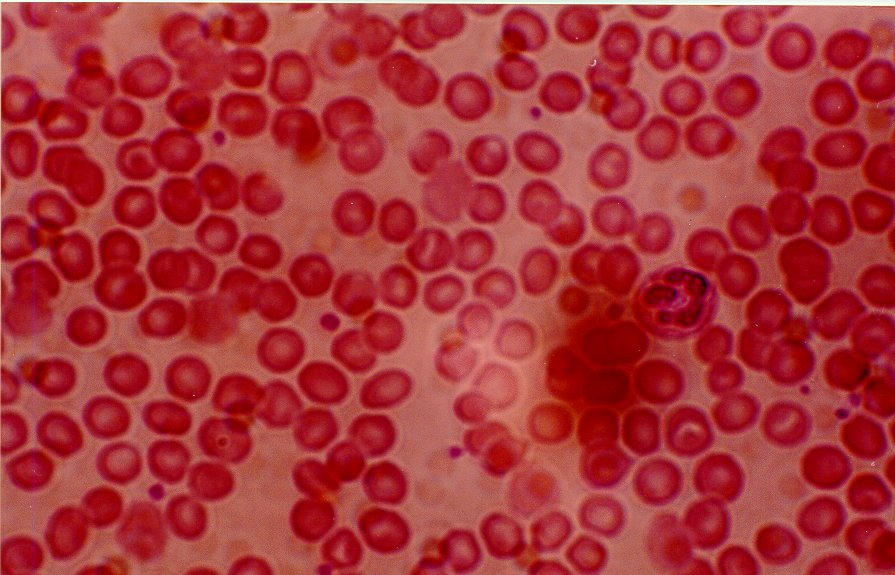
#> input picture vezbe/01-cv-basics/images/bloodcells.jpg, 895 x 575 px
$ python bloodcells_SW18.py   (older library calls are emulated)
#> lines starting #> are read from the running program, lines starting #| are printed output that depends on the picture; after the words box and inside, x2 and y2 are one past the last pixel; in counts of white or black regions, pixels touching at a corner belong together
# -*- coding: utf-8 -*-
"""
Created on Tue Nov  1 23:24:54 2016

@author: Sebastijan Stevanovic      SW 18/2013
"""


import matplotlib.pyplot as plt
import numpy as np
from skimage.io import imread
from skimage.color import rgb2gray
from skimage.filters.rank import threshold
from skimage.morphology import opening,disk
from scipy.ndimage import binary_fill_holes
from skimage.measure import label, regionprops

def draw_regions(regs, img_size):
    img_r = np.ndarray((img_size[0], img_size[1]), dtype='float32')
    for reg in regs:
        coords = reg.coords
        for coord in coords:
            img_r[coord[0], coord[1]] = 1.
    return img_r

if __name__ == '__main__':
    img = imread('../../images/bloodcells.jpg')
#> img is the input picture: shape (575, 895, 3); mean R, G, B 169.6, 51.9, 56.5
    img_gray = rgb2gray(img)
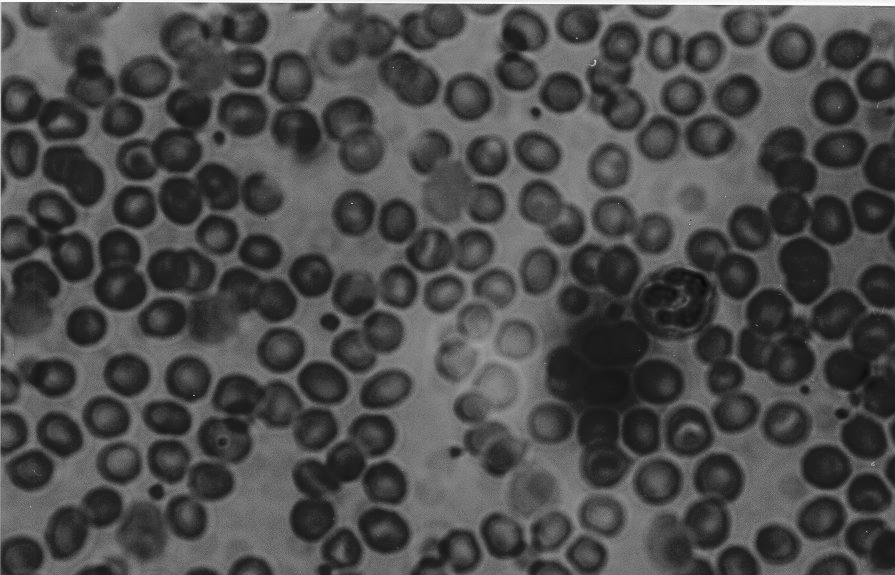
#> img_gray: shape (575, 895) float64; min 0.032, max 0.997, mean 0.303

    #lokalni threshold
    local_size = np.ones((11, 11), dtype='uint8')
    img_tr = threshold(1-img_gray, local_size)
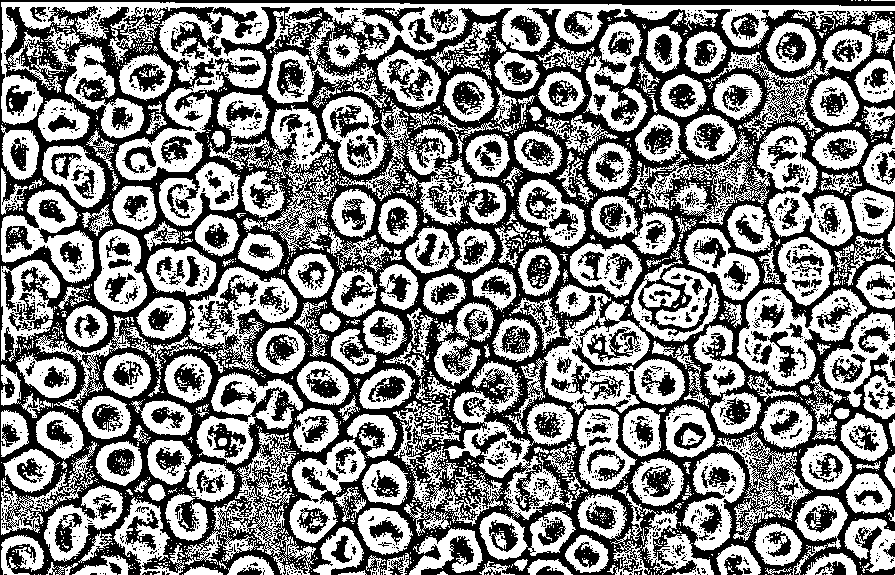
#> img_tr: shape (575, 895); values 0 (black) and 1 (white), 52.1% white; 2148 black regions (1879 under 20 px), largest, box (x1, y1, x2, y2) and area: (0, 0, 895, 575) 181830, (171, 21, 222, 59) 771, (587, 327, 641, 362) 708

    #opening
    img_tr_op = opening(img_tr, selem=disk(3))
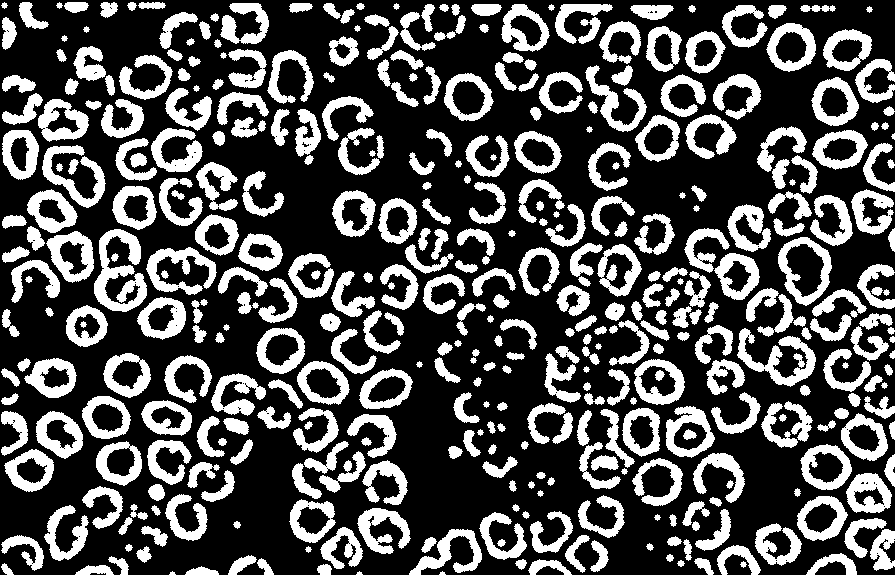
#> img_tr_op: shape (575, 895); values 0 (black) and 1 (white), 31.4% white; 416 white regions (4 under 20 px), largest, box (x1, y1, x2, y2) and area: (94, 229, 147, 312) 2129, (737, 328, 816, 387) 1574, (146, 247, 217, 295) 1434

    #punjenje krugova
    img_filled = binary_fill_holes(img_tr_op)
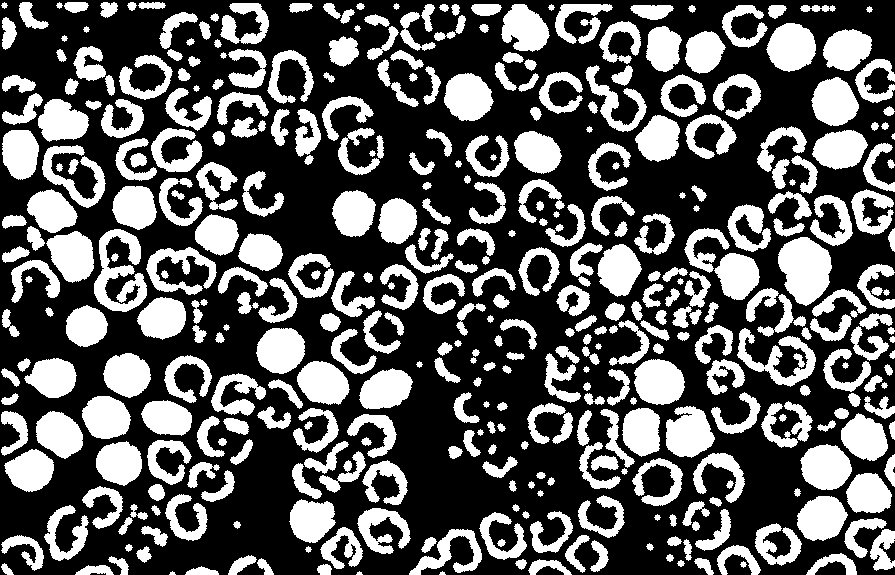
#> img_filled: shape (575, 895) bool; 36% white; 413 white regions (4 under 20 px)

    #izdvajamo/obelezavamo regione
    labeled_img = label(img_filled)
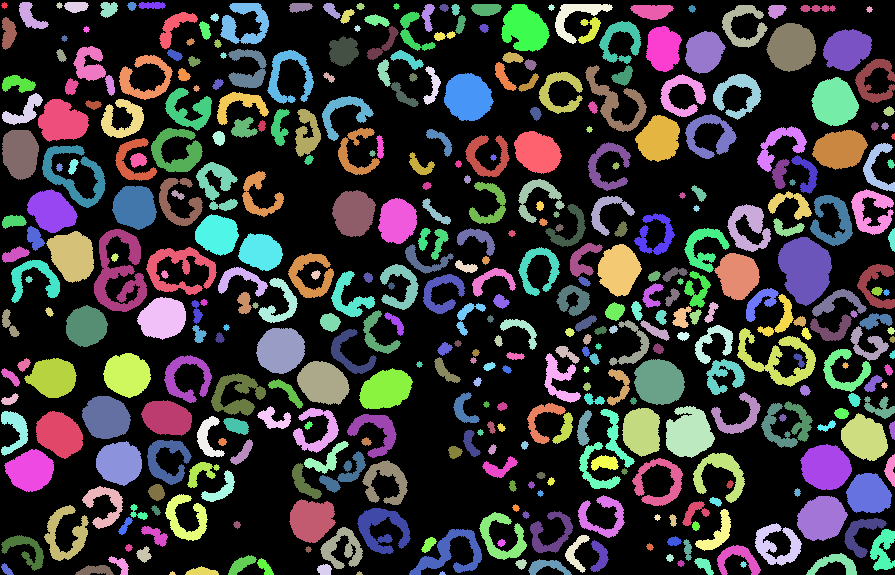
#> labeled_img: shape (575, 895) int32; 414 distinct labels, from 0 to 413; one colour per label, 0 black
    regions = regionprops(labeled_img)
#> regions = 413 regions; largest, box (x1, y1, x2, y2) and area: (778, 237, 832, 306) 2638, (94, 229, 147, 312) 2130, (666, 406, 715, 458) 1838, (634, 359, 685, 405) 1834, (766, 23, 816, 72) 1825

    #sa histograma mozemo zakljuciti da regioni koji imaju
    #povrsinu vecu od otprilike 270 predstavljaju crvena krvna zrnca
    ratios = []
    for region in regions:
        ratios.append(region.area)
#> after the loop, ratios = 413 values, max 2638 at index 168, min 18 at index 107, mean 448.4
    n, bins, patches = plt.hist(ratios, bins=10)
#> n = [229, 54, 42, 36, 11, 22, 17, 0, 1, 1]; bins = [18, 280, 542, 804, 1066, 1328, 1590, 1852, 2114, 2376, 2638]; patches = 10 items
    plt.show()
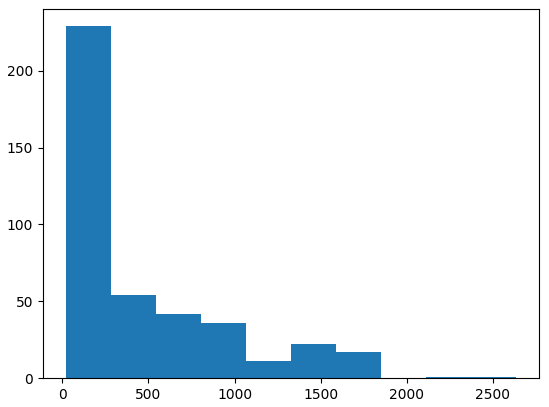
#> figure drawn by matplotlib, 1 panel; tallest bar 229 high, from x = 18 to 280

    regions_cells = []
    for region in regions:
        if region.area > 270:
            regions_cells.append(region)
#> after the loop, regions_cells = 188 regions; largest, box (x1, y1, x2, y2) and area: (778, 237, 832, 306) 2638, (94, 229, 147, 312) 2130, (666, 406, 715, 458) 1838, (634, 359, 685, 405) 1834, (766, 23, 816, 72) 1825

    plt.imshow(draw_regions(regions_cells, img_filled.shape), 'gray')
#> after the loop in draw_regions, `for reg in regs:`:
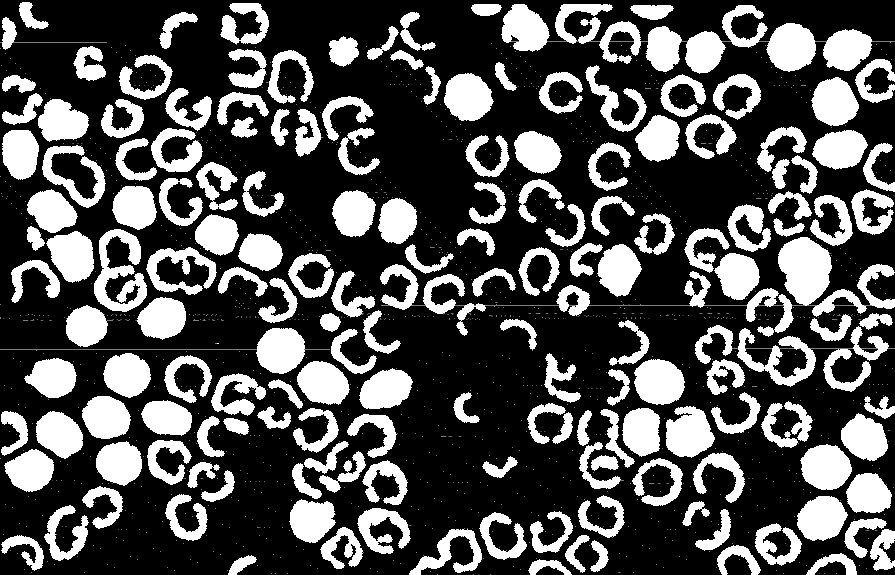
#> img_r: shape (575, 895) float32; 67.65% of the values are NaN or infinite; the others: min -3.4e+38, max 1, mean -inf; drawn with min black, max white, NaN and infinite black
    print("Broj crvenih krvnih zrnaca:",len(regions_cells))
#| Broj crvenih krvnih zrnaca: 188
